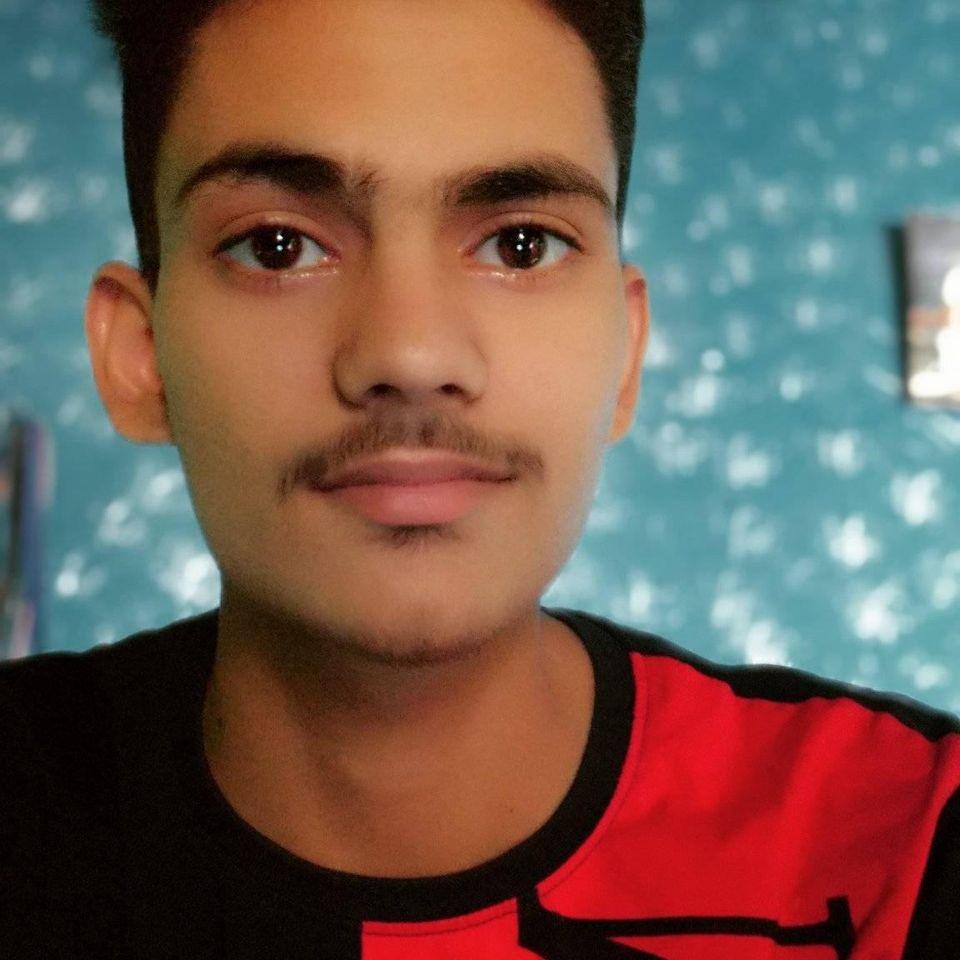
#> input picture src/dp.jpg, 960 x 960 px
$ python chepter3.py
#> lines starting #> are read from the running program, lines starting #| are printed output that depends on the picture
# Chepter 3 Resizing and Cropping

import cv2
import numpy as np

img = cv2.imread('src/dp.jpg')
#> img is the input picture: shape (960, 960, 3); mean B, G, R 83.8, 93.3, 115.2
print(img.shape)
#| (960, 960, 3)

imgResize = cv2.resize(img, (900, 800))
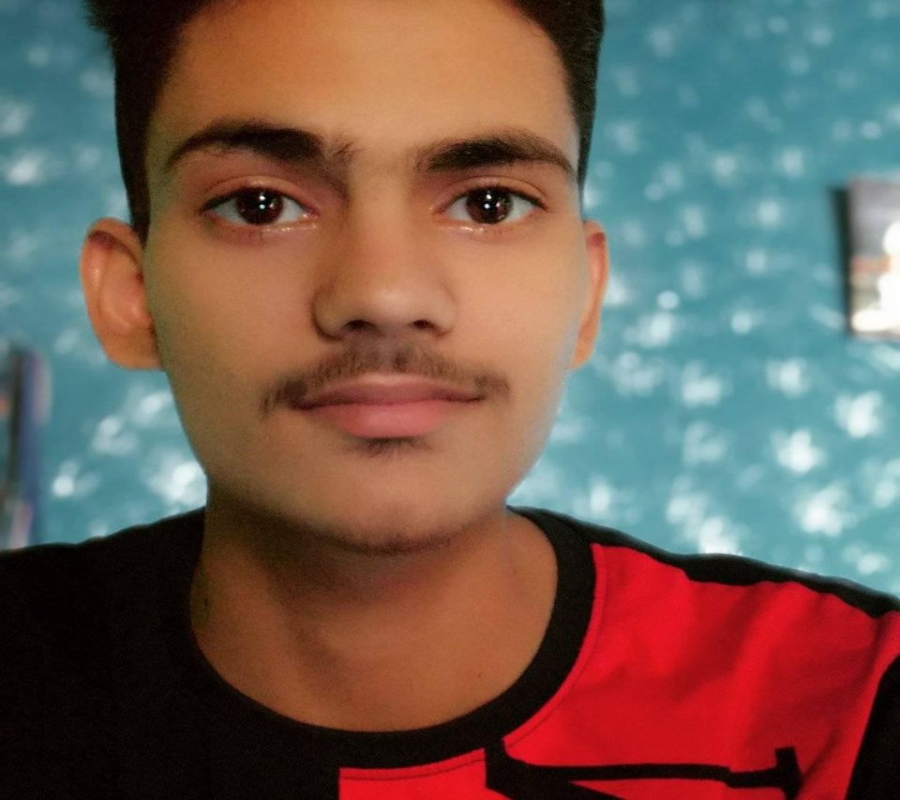
#> imgResize: shape (800, 900, 3); mean B, G, R 83.7, 93.2, 115.1
imgCrop = img[:200, 500:]
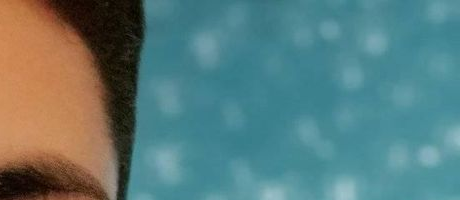
#> imgCrop: shape (200, 460, 3); mean B, G, R 121.9, 123.2, 90.8

cv2.imshow('Original Imgae', img)
cv2.imshow('Resize Image', imgResize)
cv2.imshow('Cropped Image', imgCrop)
cv2.waitKey(0)
